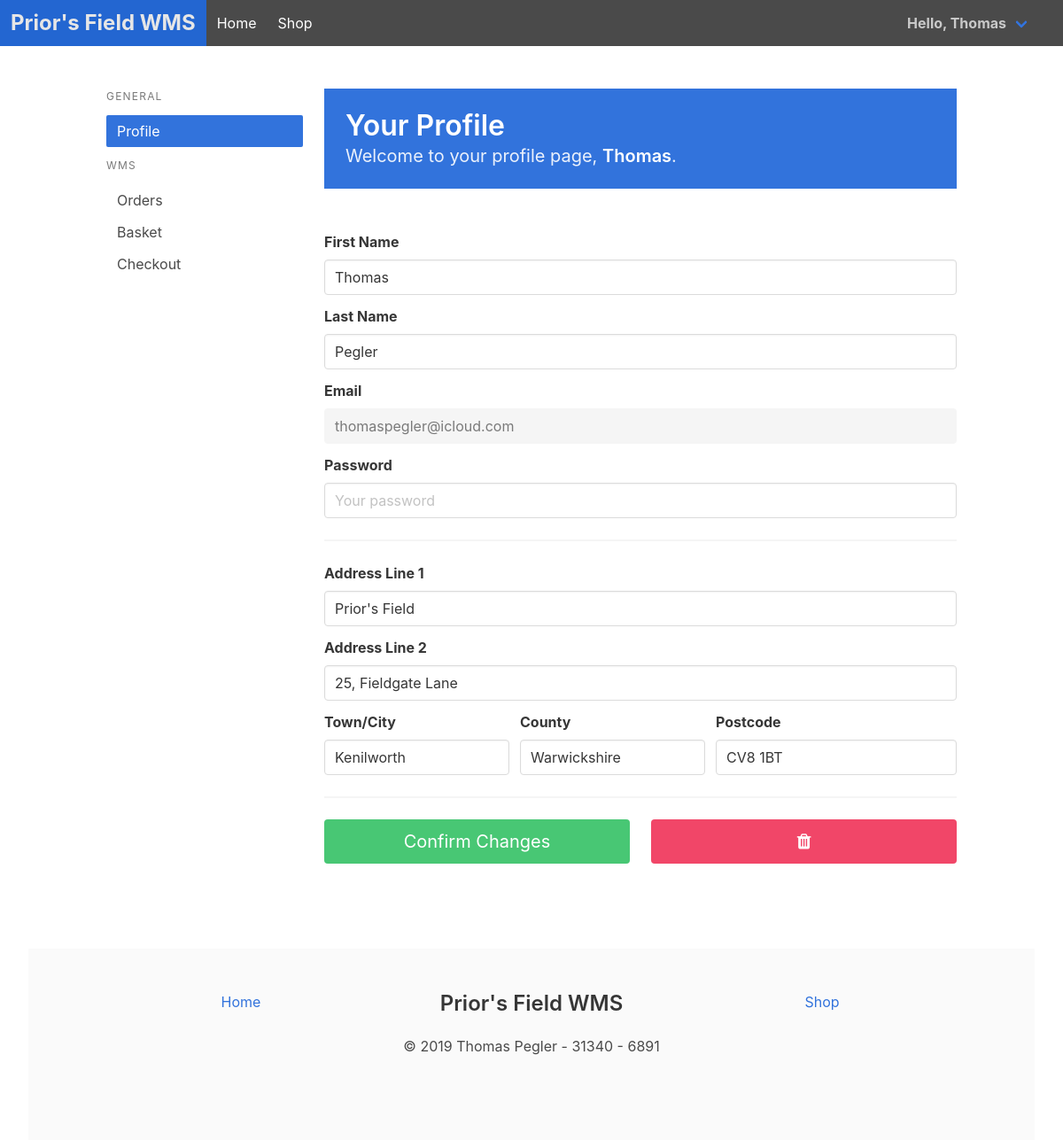
The page /profile (signed in) on the database its author committed.
### app/models.py (models this page shows, shortened)
class User(UserMixin, db.Model):
    id = db.Column(db.Integer, primary_key=True)
    email = db.Column(db.String, unique=True, nullable=False)
    password = db.Column(db.String, nullable=False)
    firstname = db.Column(db.String, nullable=False)
    lastname = db.Column(db.String, nullable=False)
    isadmin = db.Column(db.Boolean, nullable=False, default=0)
    address_line1 = db.Column(db.String)
    address_line2 = db.Column(db.String)
    address_city = db.Column(db.String)
    address_county = db.Column(db.String)
    address_postcode = db.Column(db.String)
    orders = db.relationship('Order', backref="orderuser", lazy=True)
    basketitems = db.relationship('BasketItem', backref="basketuser", lazy=True)
    passreset = db.relationship('UserPassReset', backref="passresetuser", lazy=True)

### app/main.py (the view)
@main.route("/profile")
@login_required
def profile():
    if current_user.isadmin:
        return render_template("admin_profile.html")
    else:
        return render_template("user_profile.html")

### app/__init__.py (called while the page is built)
@login_manager.user_loader
def load_user(user_id):
    return User.query.get(int(user_id))

### app/templates/user_profile.html (shortened to what this page needs)
{% extends "user_pagebase.html" %}
{% block pagecontent %}
<div class="column is-9">
    <section class="hero is-link welcome is-small">
        <div class="hero-body">
            <div class="container">
                <h1 class="title">
                    Your Profile
                </h1>
                <h2 class="subtitle">
                    Welcome to your profile page, <strong>{{ current_user.firstname }}</strong>.
                </h2>
            </div>
        </div>
    </section>
    <section class="hero is-small">
        <div class="hero-body">
        </div>
    </section>
    <section>
        <form method="POST" action="/profile/edit" enctype="multipart/form-data">
            <div class="field">
                <label class="label">First Name</label>
                <div class="control">
                    <input class="input" type="text" value="{{ current_user.firstname }}" name="firstname" required>
                </div>
            </div>
            <div class="field">
                <label class="label">Last Name</label>
                <div class="control">
                    <input class="input" type="text" value="{{ current_user.lastname }}" name="lastname" required>
                </div>
            </div>
            <div class="field">
                <label class="label">Email</label>
                <div class="control">
                    <input class="input" type="email" value="{{ current_user.email }}" name="email" disabled>
                </div>
            </div>
            <div class="field">
                <label class="label">Password</label>
                <div class="control">
                    <input class="input" type="password" type="text" name="password" placeholder="Your password" required>
                </div>
            </div>
            <hr>
            <div class="field">
                <label class="label">Address Line 1</label>
                <div class="control">
                    <input class="input" type="text" {% if current_user.address_line1 != None %}value="{{ current_user.address_line1 }}"{% endif %} name="address1" placeholder="1234 Main St">
                </div>
            </div>
            <div class="field">
                <label class="label">Address Line 2</label>
                <div class="control">
                    <input class="input" type="text" {% if current_user.address_line2 != None %}value="{{ current_user.address_line2 }}"{% endif %} name="address2" placeholder="Apartment or suite">
                </div>
            </div>
            <div class="field is-grouped">
                <div class="control is-expanded">
                    <div class="field">
                        <label class="label">Town/City</label>
                        <div class="control">
                            <input class="input" type="text" {% if current_user.address_city != None %}value="{{ current_user.address_city }}"{% endif %} name="city">
                        </div>
                    </div>
                </div>
                <div class="control is-expanded">
                    <div class="field">
                        <label class="label">County</label>
                        <div class="control">
                            <input class="input" type="text" {% if current_user.address_county != None %}value="{{ current_user.address_county }}"{% endif %} name="county">
                        </div>
                    </div>
                </div>
                <div class="control">
                    <div class="field">
                        <div class="label">Postcode</div>
                        <div class="control">
                            <input class="input" type="text" {% if current_user.address_postcode != None %}value="{{ current_user.address_postcode }}"{% endif %} name="postcode">
                        </div>
                    </div>
                </div>
            </div>
            <hr>
            <div class="columns">
                <div class="column">
                    <button class="button is-success is-medium is-fullwidth is-11" type="submit">Confirm Changes</button>
                </div>
        </form>
                <div class="column">
                    <form method="POST" action="/profile/delete">
                            <button class="button is-medium is-fullwidth is-danger is-1" type="submit"><i class="fa fa-trash"></i></button>
                    </form>
                </div>
            </div>
    </section>
    <section class="hero is-small">
        <div class="hero-body">
        </div>
    </section>
{% endblock %}

### app/templates/base.html (shortened to what this page needs)
<!DOCTYPE html>
<html>
<head>
    <link rel="stylesheet" href="https://maxcdn.bootstrapcdn.com/font-awesome/4.7.0/css/font-awesome.min.css">
    <link rel="stylesheet" href="/static/css/mybulma.css">
</head>
<body>
    <section class="hero is-link has-background-grey-dark">
        <nav class="navbar" role="navigation">
            <div class="navbar-brand">
                <a href="{{ url_for('main.index') }}" class="navbar-item has-text-white is-size-4">
                    <strong>Prior's Field WMS</strong>
                </a>
            </div>
            <div class="navbar-menu">
                <div class="navbar-start">
                    <a href="{{ url_for('main.index') }}" class="navbar-item">
                        Home
                    </a>
                    <a href="{{ url_for('shop.shop_main') }}" class="navbar-item">
                        Shop
                    </a>
                </div>
            </div>
            <div class="navbar-end">
                {% if current_user.is_authenticated %}
                <div class="navbar-item has-dropdown is-hoverable">
                    <a class="navbar-link">
                        <strong>Hello, {{ current_user.firstname }}</strong>
                    </a>
                {% endif %}
                <div class="navbar-item">
                </div>
                </div>
            </div>
        </nav>
    </section>
    {% block content %}
    {% endblock %}
<section>
    <div class="container is-fluid">
        <footer class="footer">
            <div class="container">
                <div class="columns">
                    <div class="column is-4">
                        <div class="level"><a class="level-item" href="{{ url_for('main.index') }}">Home</a></div>
                    </div>
                    <div class="column is-4 has-text-centered"><a class="title is-4">Prior's Field WMS</a></div>
                    <div class="column is-4 has-text-right">
                        <div class="level"><a class="level-item" href="{{ url_for('shop.shop_main') }}">Shop</a></div>
                    </div>
                </div>
                <p class="subtitle has-text-centered is-6">&copy; 2019 Thomas Pegler - 31340 - 6891</p>
            </div>
        </footer>
    </div>
</section>
</body>
</html>

### rows shown on the page
User: firstname "Thomas", lastname "Pegler", email "thomaspegler@icloud.com", address1 "Prior's Field", address2 "25, Fieldgate Lane", city "Kenilworth", county "Warwickshire", postcode "CV8 1BT"
